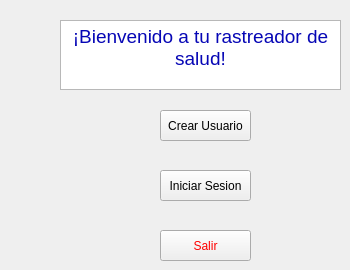
   <widget class="QWidget" name="page">
    <widget class="QTextEdit" name="textEdit">
     <property name="geometry">
      <rect>
       <x>60</x>
       <y>20</y>
       <width>281</width>
       <height>70</height>
      </rect>
     </property>
     <property name="html">
      <string>&lt;!DOCTYPE HTML PUBLIC &quot;-//W3C//DTD HTML 4.0//EN&quot; &quot;http://www.w3.org/TR/REC-html40/strict.dtd&quot;&gt;
&lt;html&gt;&lt;head&gt;&lt;meta name=&quot;qrichtext&quot; content=&quot;1&quot; /&gt;&lt;meta charset=&quot;utf-8&quot; /&gt;&lt;style type=&quot;text/css&quot;&gt;
p, li { white-space: pre-wrap; }
hr { height: 1px; border-width: 0; }
li.unchecked::marker { content: &quot;\2610&quot;; }
li.checked::marker { content: &quot;\2612&quot;; }
&lt;/style&gt;&lt;/head&gt;&lt;body style=&quot; font-family:'Sans Serif'; font-size:9pt; font-weight:400; font-style:normal;&quot;&gt;
&lt;p align=&quot;center&quot; style=&quot; margin-top:0px; margin-bottom:0px; margin-left:0px; margin-right:0px; -qt-block-indent:0; text-indent:0px;&quot;&gt;&lt;span style=&quot; font-family:'Times New Roman'; font-size:14pt; color:#0606b5;&quot;&gt;¡Bienvenido a tu rastreador de salud!&lt;/span&gt;&lt;/p&gt;&lt;/body&gt;&lt;/html&gt;</string>
     </property>
    </widget>
    <widget class="QPushButton" name="pushButton_2">
     <property name="geometry">
      <rect>
       <x>160</x>
       <y>110</y>
       <width>91</width>
       <height>31</height>
      </rect>
     </property>
     <property name="text">
      <string>Crear Usuario</string>
     </property>
    </widget>
    <widget class="QPushButton" name="pushButton_3">
     <property name="geometry">
      <rect>
       <x>160</x>
       <y>170</y>
       <width>91</width>
       <height>31</height>
      </rect>
     </property>
     <property name="text">
      <string>Iniciar Sesion</string>
     </property>
    </widget>
    <widget class="QPushButton" name="pushButton">
     <property name="geometry">
      <rect>
       <x>160</x>
       <y>230</y>
       <width>91</width>
       <height>31</height>
      </rect>
     </property>
     <property name="styleSheet">
      <string notr="true">color: red
</string>
     </property>
     <property name="text">
      <string>Salir</string>
     </property>
    </widget>
   </widget>
